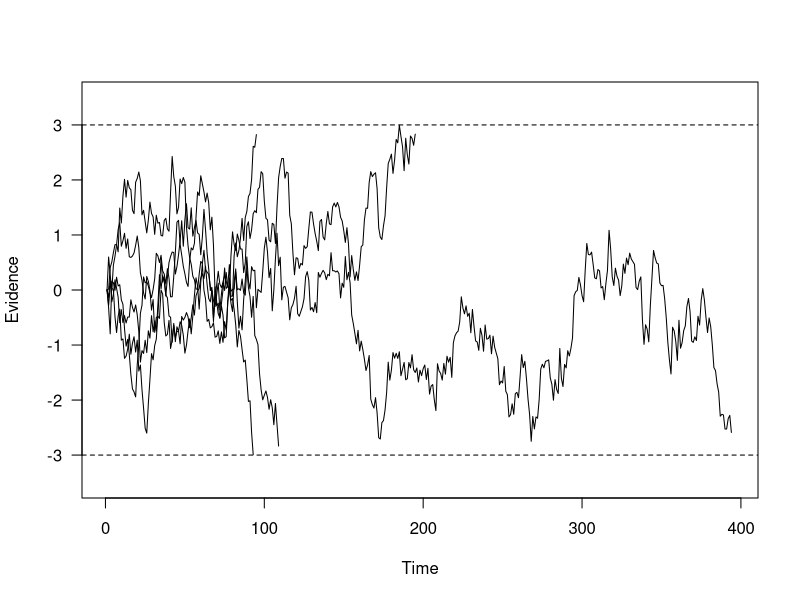
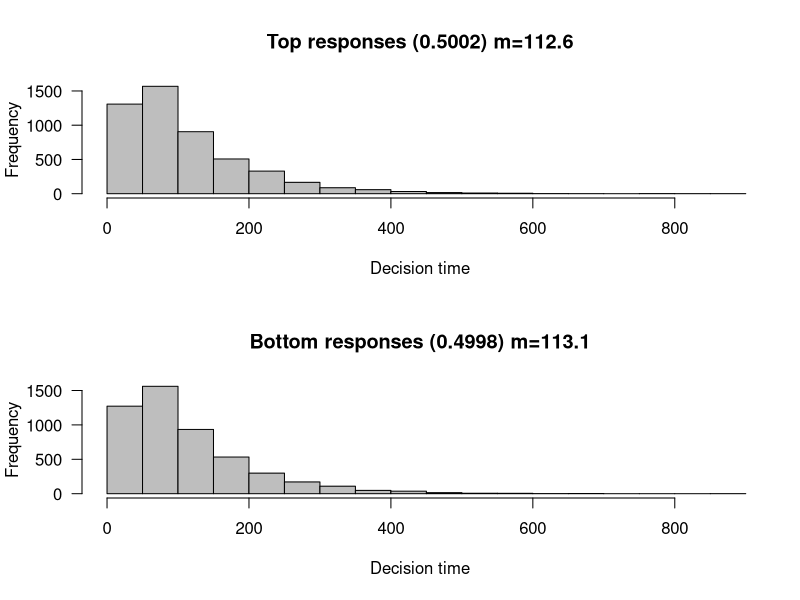
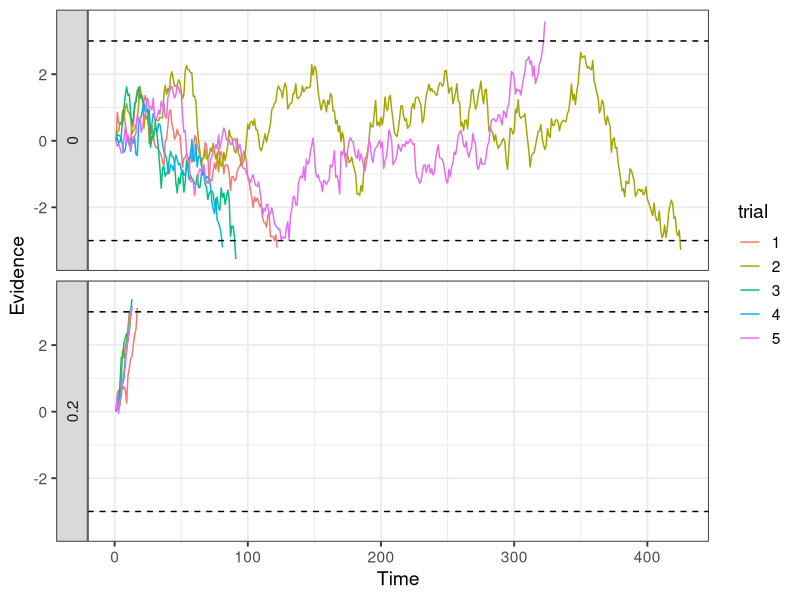
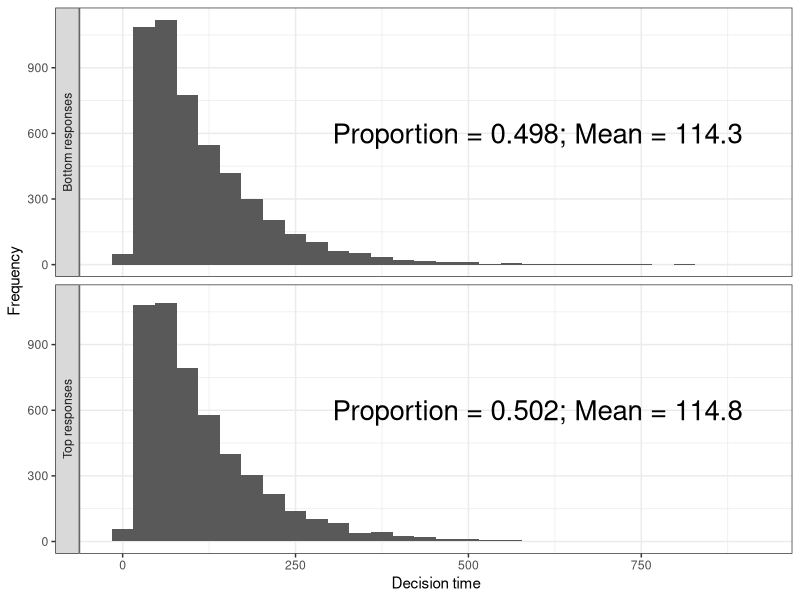
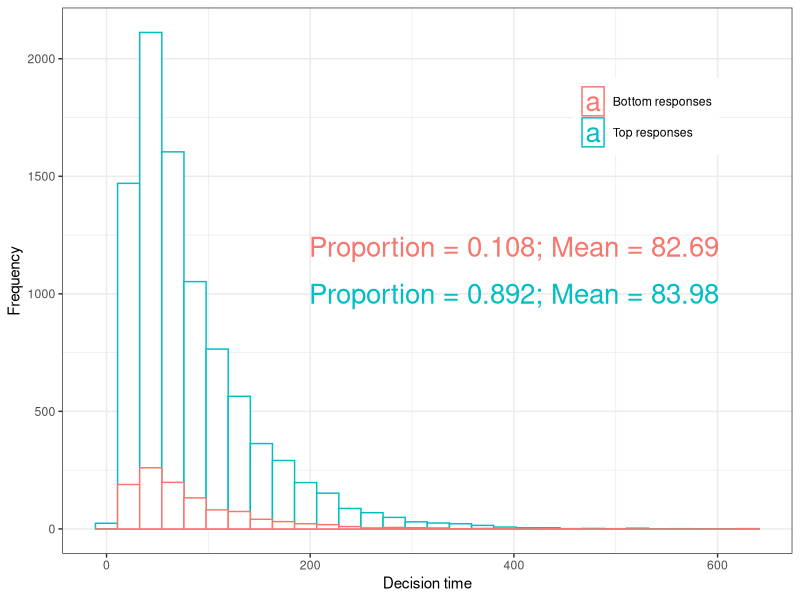
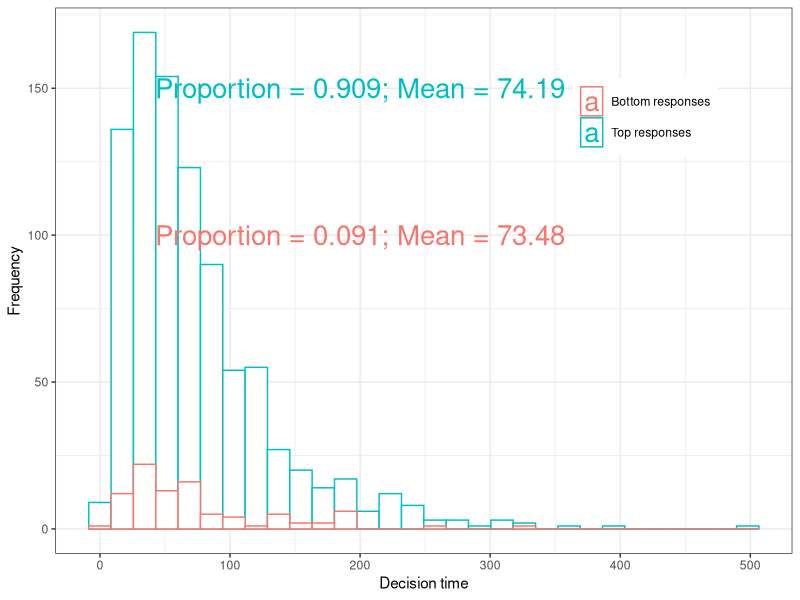
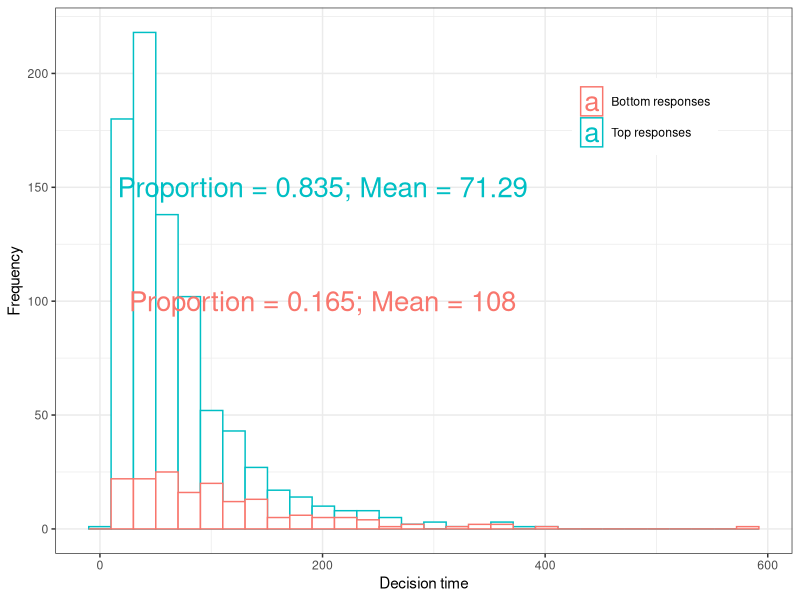

Write R code to recreate these figures, in order.
## Version 1 ---------------------
## Use many R functions and conventional plot functions
library(ggplot2); library(data.table)

nreps <- 1e4
nsamples <- 2e3

drift <- 0  # 0 drift rate the up and down step are equally likely
sdrw  <- .3
criterion <- 3

responses <- latencies <- rep(0, nreps)
evidence <- matrix(0, nreps, nsamples+1)

for (i in seq_len(nreps)) {
  evidence[i, ] <- cumsum(c(0, rnorm(nsamples, drift, sdrw)))
  p <- which(abs(evidence[i, ]) > criterion)[1]
  responses[i] <- sign(evidence[i, p])
  latencies[i] <- p
}

## Listing 2.2 ---------------------------
# plot up to 5 random-walk paths
tbpn <- min(nreps, 5)
plot(1:max(latencies[1:tbpn]) + 10, type = "n", las = 1, 
     ylim = c(-criterion-.5, criterion+.5),
     xlab = "Time", ylab = "Evidence")
for(i in seq_len(tbpn)) {
  lines(evidence[i, 1:(latencies[i]-1)])
}
abline(h = c(criterion, -criterion), lty = "dashed")

## Listing 2.3 --------------------------
top_rt <- latencies[responses > 0]
bot_rt <- latencies[responses < 0]
top_prop <- length(top_rt) / nreps
bot_prop <- length(bot_rt) / nreps

top_title <- paste("Top responses (", as.numeric(top_prop),
             ") m=", as.character(signif(mean(top_rt), 4)), sep="")
bot_title <- paste("Bottom responses (", as.numeric(bot_prop),
             ") m=", as.character(signif(mean(bot_rt), 4)), sep="")

par(mfrow = c(2,1))
hist(top_rt, col = "gray", xlab = "Decision time", xlim = c(0, max(latencies)),
     main = top_title, las = 1)
hist(bot_rt, col = "gray", xlab = "Decision time", xlim = c(0, max(latencies)),
     main = bot_title, las = 1)
par(mfrow = c(1,1))


## Version 2 ---------------------
## Write Euler scheme explicitly and use ggplot2 plot functions
farrell_rw <- function(v, sv, a, ntrial, nt) {
  ## v = mean drift rate
  ## sv = standard deviatoin of the drift rate distribution
  ## a = symmetric boundary 
  
  evidence <- matrix(NA, ntrial, nt + 1)   
  evidence[, 1] <- 0   ## assuming no bias, starting from 0 evidence
  response <- latency <- rep(NA, ntrial)
  
  for (j in seq_len(ntrial)) {
    acc_evid <- evidence[j, 1]
    for (i in 2:(nt+1)) {
      evidence[j, i] <- rnorm(1, v, sv)  ## assuming Gaussian noise
      acc_evid <- acc_evid + evidence[j, i]
      if( abs(acc_evid) >= a ) {
        latency[j] <- i
        response[j] <- sign(acc_evid)
        break
      }
    }
  }
  return(list(DT = latency, DV = evidence, R = response))
}
res0 <- farrell_rw(v = 0, sv = .3, a = 3, ntrial = 1e4, nt = 2e3)
res1 <- farrell_rw(v = .2, sv = .3, a = 3, ntrial = 1e4, nt = 2e3)
res2 <- farrell_rw(v = .03, sv = .3, a = 3, ntrial = 1e4, nt = 2e3)

x <- y <- trial <- NULL
x1 <- y1 <- trial1 <- NULL
for(i in 1:5) {
  x <- c(x, 1:res0$DT[i])
  y <- c(y, cumsum( res0$DV[i, 1:res0$DT[i]] ))
  trial <- c(trial, rep(i, res0$DT[i]))
  
  x1 <- c(x1, 1:res1$DT[i])
  y1 <- c(y1, cumsum( res1$DV[i, 1:res1$DT[i]] ))
  trial1 <- c(trial1, rep(i, res1$DT[i]))
  
}

d0 <- data.table(x = x, y = y, trial = factor(trial))
d1 <- data.table(x = x1, y = y1, trial = factor(trial1))
d0$dr <- 0
d1$dr <- .2
d <- rbind(d0, d1)
dh <- data.frame(y = c(3, -3))

p0 <- ggplot() +
  geom_line(data = d, aes(x = x, y = y, colour= trial)) +
  geom_hline(data = dh, aes(yintercept = y), linetype = "dashed") +
  facet_grid(dr~., switch = "y") +
  xlab("Time") + ylab("Evidence") +
  theme_bw(base_size = 14)

p0


d <- data.table(RT = res0$DT, R = res0$R) 
d$gp <- ifelse(d$R > 0, "Top responses", "Bottom responses")
nreps <- 1e4
# d[, .N, .(gp)]$N/nreps

top_rt <- res0$DT[res0$R > 0]
bot_rt <- res0$DT[res0$R < 0]
top_prop <- length(top_rt) / nreps
bot_prop <- length(bot_rt) / nreps


top_lab <- paste0("Proportion = ", signif(top_prop, 3), "; Mean = ", signif(mean(top_rt), 4))
bot_lab <- paste0("Proportion = ", signif(bot_prop, 3), "; Mean = ", signif(mean(bot_rt), 4))
danno <- data.frame(
  x = c(600, 600), 
  y = c(600, 600),
  ff = c("plain","plain"),
  gp = c("Top responses", "Bottom responses"),
  lab = c(top_lab, bot_lab))

p1 <- ggplot() +
  geom_histogram(data = d, aes(RT)) +
  facet_grid(gp~., switch = "y") +
  geom_text(data = danno, aes(x = x, y = y, label = lab, fontface =ff),
            size = 7) + 
  xlab("Decision time") + ylab("Frequency") +
  theme_bw()
p1


## Figure 2.3
## Increase the drift rate from 0 to .03, resulting in the increase in the 
## positive (ie top) responses. Not difference in the mean RT.
d <- data.table(RT = res2$DT, R = res2$R) 
d$gp <- ifelse(d$R > 0, "Top responses", "Bottom responses")
nreps <- 1e4
# d[, .N, .(gp)]$N/nreps

top_rt <- res2$DT[res2$R > 0]
bot_rt <- res2$DT[res2$R < 0]
top_prop <- length(top_rt) / nreps
bot_prop <- length(bot_rt) / nreps


top_lab <- paste0("Proportion = ", signif(top_prop, 3), "; Mean = ", signif(mean(top_rt), 4))
bot_lab <- paste0("Proportion = ", signif(bot_prop, 3), "; Mean = ", signif(mean(bot_rt), 4))
danno <- data.frame(
  x = c(400, 400), 
  y = c(1000, 1200),
  ff = c("plain","plain"),
  gp = c("Top responses", "Bottom responses"),
  lab = c(top_lab, bot_lab))

p2 <- ggplot() +
  geom_histogram(data = d[gp == "Top responses"], aes(RT, colour = gp), fill = "white") +
  geom_histogram(data = d[gp == "Bottom responses"], aes(RT, colour = gp), fill = "white") +
  geom_text(data = danno, aes(x = x, y = y, label = lab, fontface =ff, colour = gp),
            size = 7) + 
  xlab("Decision time") + ylab("Frequency") +
  theme_bw() +
  theme(legend.position = c(.8,.8),
        legend.title = element_blank())
p2

## Listing 2.4---------------
farrell_rw2 <- function(v, sv, a, sz, s, ntrial, nt) {
  ## v = mean drift rate
  ## s = within-trial drift rate standard deviation (sqrt(diffusion coefficient))
  ## sv = standard deviation of the between-trial drift rate distribution
  ## a = symmetric boundary 
  ## sz = the between-trial standard deviation of the starting point (assuming Gaussian dist.) 
  
  evidence <- matrix(NA, ntrial, nt + 1)   
  
  # evidence[, 1] <- 0   ## assuming no bias, starting from 0 evidence
  response <- latency <- rep(NA, ntrial)
  
  for (j in seq_len(ntrial)) {
    
    start_evidence <- rnorm(1, 0, sz)  ## assuming mean 0
    evidence[j, 1] <- start_evidence
    acc_evid <- evidence[j, 1]
    drift_rate <- rnorm(1, v, sv)  
    
    for (i in 2:(nt+1)) {
      evidence[j, i] <- rnorm(1, drift_rate, s)  ## assuming Gaussian noise
      acc_evid <- acc_evid + evidence[j, i]
      if( abs(acc_evid) >= a ) {
        latency[j] <- i
        response[j] <- sign(acc_evid)
        break
      }
    }
  }
  return(list(DT = latency, DV = evidence, R = response))
}

res3 <- farrell_rw2(v = .035, sv = 0, a = 3, sz = 0.8, s = .3, ntrial = 1e3, nt = 2e3)
res4 <- farrell_rw2(v = .035, sv = 0.025, a = 3, sz = 0, s = .3, ntrial = 1e3, nt = 2e3)

d <- data.table(RT = res3$DT, R = res3$R) 
d$gp <- ifelse(d$R > 0, "Top responses", "Bottom responses")
nreps <- 1e3
d[, .(N = .N, 
     M = mean(RT)), .(gp)]


top_rt <- res3$DT[res3$R > 0]
bot_rt <- res3$DT[res3$R < 0]
top_prop <- length(top_rt) / nreps
bot_prop <- length(bot_rt) / nreps


top_lab <- paste0("Proportion = ", signif(top_prop, 3), "; Mean = ", signif(mean(top_rt), 4))
bot_lab <- paste0("Proportion = ", signif(bot_prop, 3), "; Mean = ", signif(mean(bot_rt), 4))
danno <- data.frame(
  x = c(200, 200), 
  y = c(150, 100),
  ff = c("plain","plain"),
  gp = c("Top responses", "Bottom responses"),
  lab = c(top_lab, bot_lab))

## Figure 2.4
p3 <- ggplot() +
  geom_histogram(data = d[gp == "Top responses"], aes(RT, colour = gp), fill = "white") +
  geom_histogram(data = d[gp == "Bottom responses"], aes(RT, colour = gp), fill = "white") +
  geom_text(data = danno, aes(x = x, y = y, label = lab, fontface =ff, colour = gp),
             size = 7) + 
  # facet_grid(gp~.)+
  xlab("Decision time") + ylab("Frequency") +
  theme_bw() +
  theme(legend.position = c(.8,.8),
        legend.title = element_blank())
p3


## Figure 2.5
d <- data.table(RT = res4$DT, R = res4$R) 
d$gp <- ifelse(d$R > 0, "Top responses", "Bottom responses")
nreps <- 1e3
d[, .(N = .N, 
      M = mean(RT)), .(gp)]


top_rt <- res4$DT[res4$R > 0]
bot_rt <- res4$DT[res4$R < 0]
top_prop <- length(top_rt) / nreps
bot_prop <- length(bot_rt) / nreps


top_lab <- paste0("Proportion = ", signif(top_prop, 3), "; Mean = ", signif(mean(top_rt), 4))
bot_lab <- paste0("Proportion = ", signif(bot_prop, 3), "; Mean = ", signif(mean(bot_rt), 4))
danno <- data.frame(
  x = c(200, 200), 
  y = c(150, 100),
  ff = c("plain","plain"),
  gp = c("Top responses", "Bottom responses"),
  lab = c(top_lab, bot_lab))

## Figure 2.4
p4 <- ggplot() +
  geom_histogram(data = d[gp == "Top responses"], aes(RT, colour = gp), fill = "white") +
  geom_histogram(data = d[gp == "Bottom responses"], aes(RT, colour = gp), fill = "white") +
  geom_text(data = danno, aes(x = x, y = y, label = lab, fontface =ff, colour = gp),
            size = 7) + 
  # facet_grid(gp~.)+
  xlab("Decision time") + ylab("Frequency") +
  theme_bw() +
  theme(legend.position = c(.8,.8),
        legend.title = element_blank())
p4
